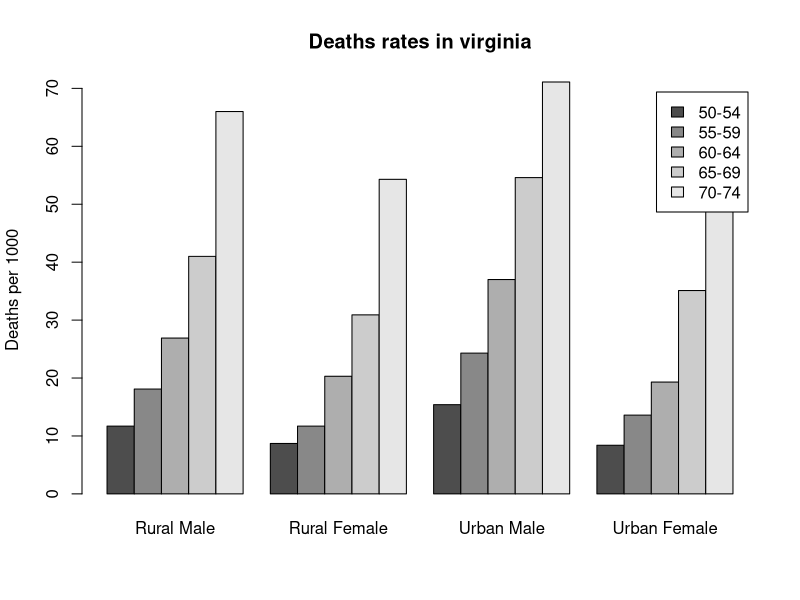
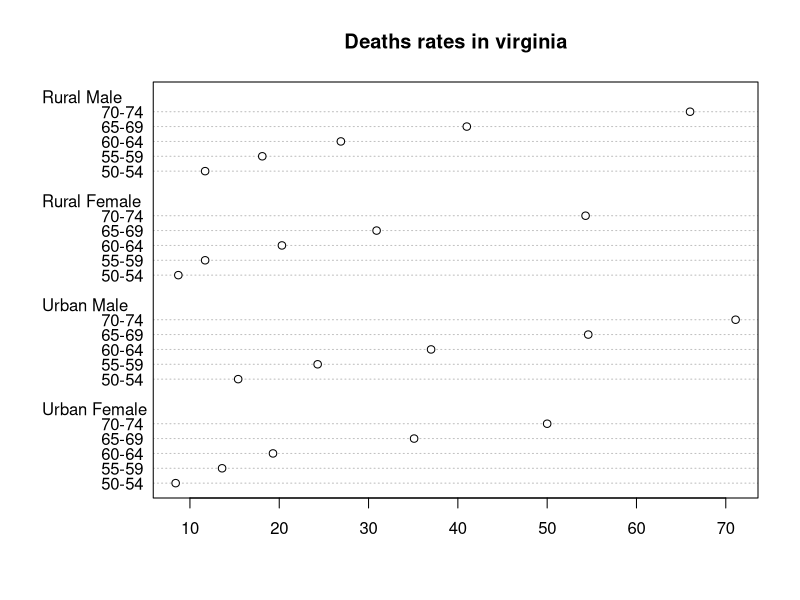
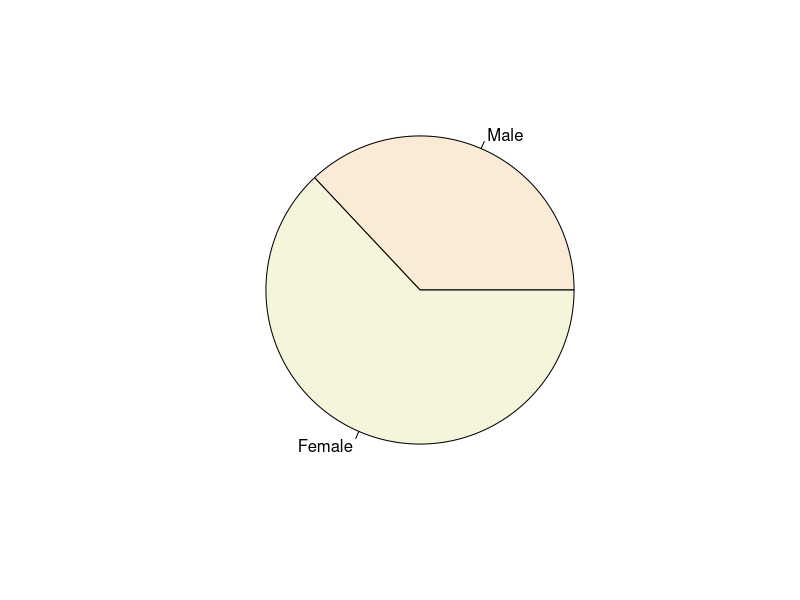
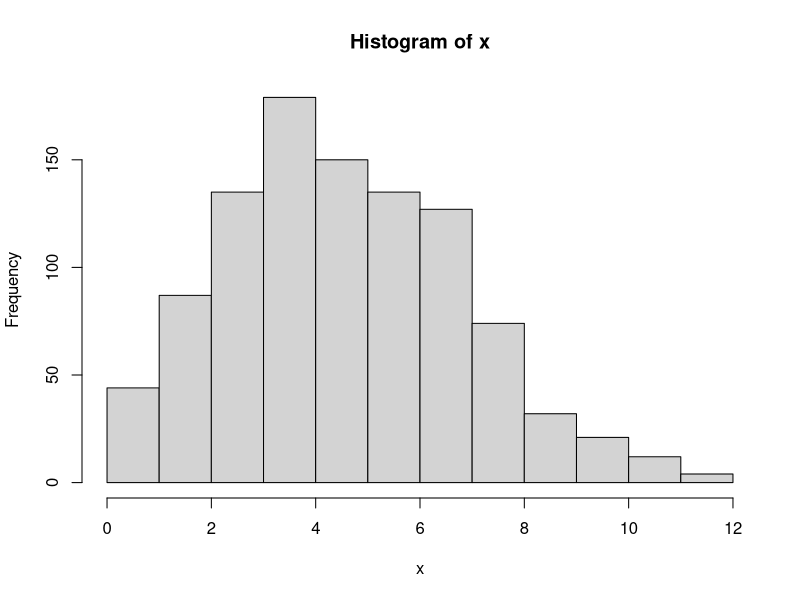
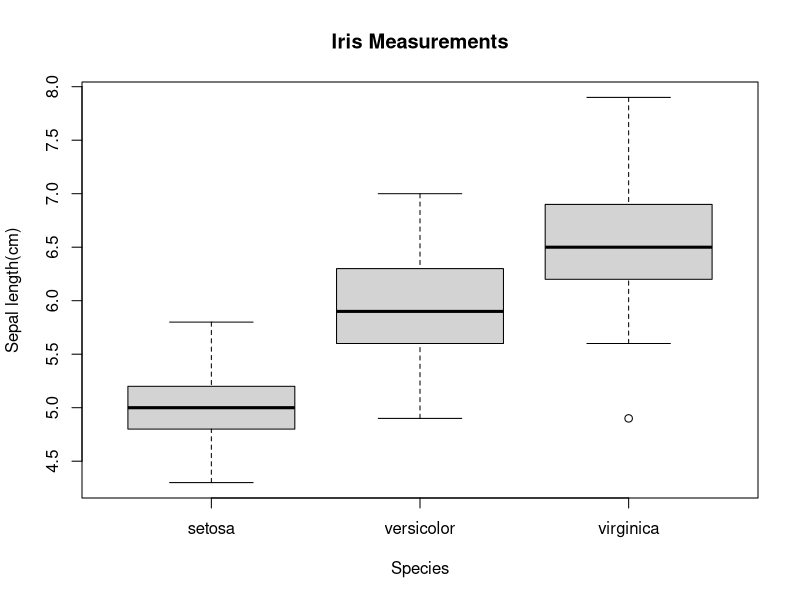
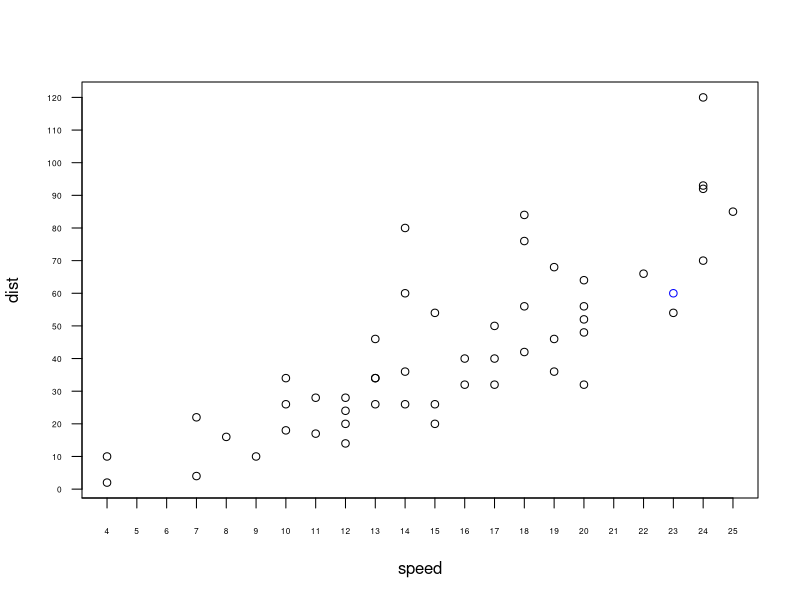
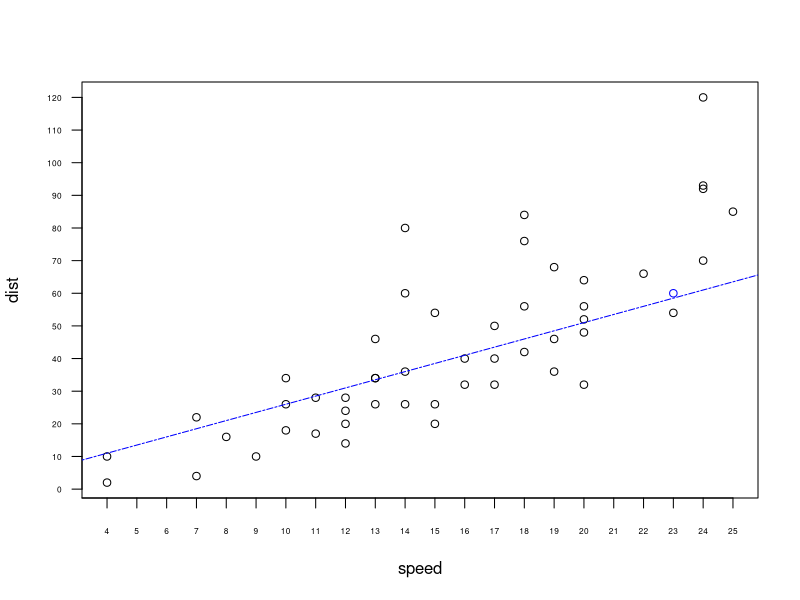
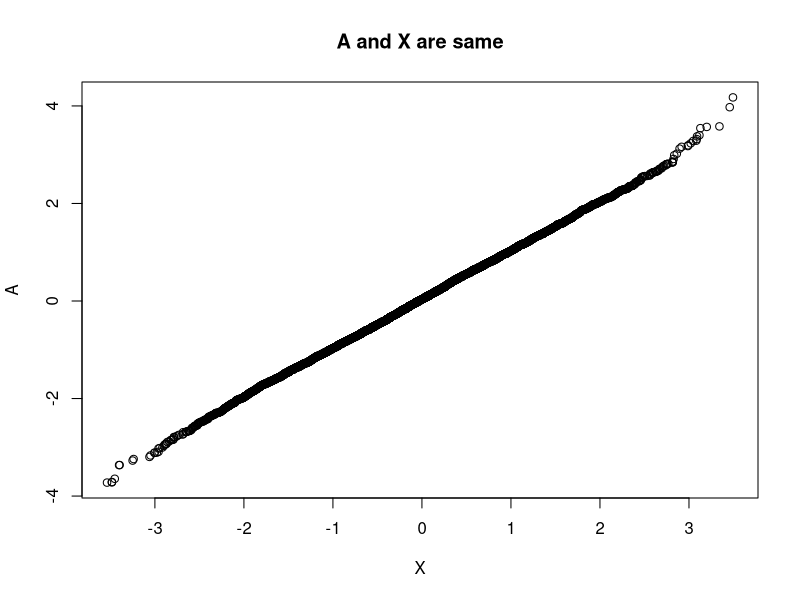

Source code (R) for these figures, in order:
## ---- chunk 1
VADeaths
barplot(VADeaths,beside=TRUE,legend=TRUE,ylab="Deaths per 1000",main="Deaths rates in virginia")
## ---- chunk 2
dotchart(VADeaths,main="Deaths rates in virginia")
## ---- chunk 3
sizes <- c(37,63)
Labels <- c("Male","Female")
pie(sizes,Labels,col=c("AntiqueWhite","Beige"))
## ---- chunk 4
x=rpois(1000,5)
hist(x)
## ---- chunk 5
boxplot(Sepal.Length~Species,data = iris,ylab="Sepal length(cm)",main="Iris Measurements")
## ---- chunk 6
plot(cars,axes=F)
box(lty=1)
axis(side=1,at=seq(4:28),cex.axis=0.5)
axis(side=2,at=seq(0,120,10),cex.axis=0.5,las=1)
points(23,60,col="blue")
points(26,61,col="blue")
## ---- chunk 7
plot(cars,axes=F)
box(lty=1)
axis(side=1,at=seq(4:28),cex.axis=0.5)
axis(side=2,at=seq(0,120,10),cex.axis=0.5,las=1)
points(23,60,col="blue")
abline(a = 1,b = 2.5,col="blue",lty=6)
## ---- chunk 8
X <- rnorm(10000)
A <- rnorm(10000)
B <- rnorm(10000,mean=50,sd=20)
C <- rt(10000,df=3)
D <- exp(rnorm(10000))
qqplot(X,A,main="A and X are same")
qqplot(X,B,main="B is rescaled X")
qqplot(X,C,main="C has heavier tails")
qqplot(X,D,main="D is skewed right")
